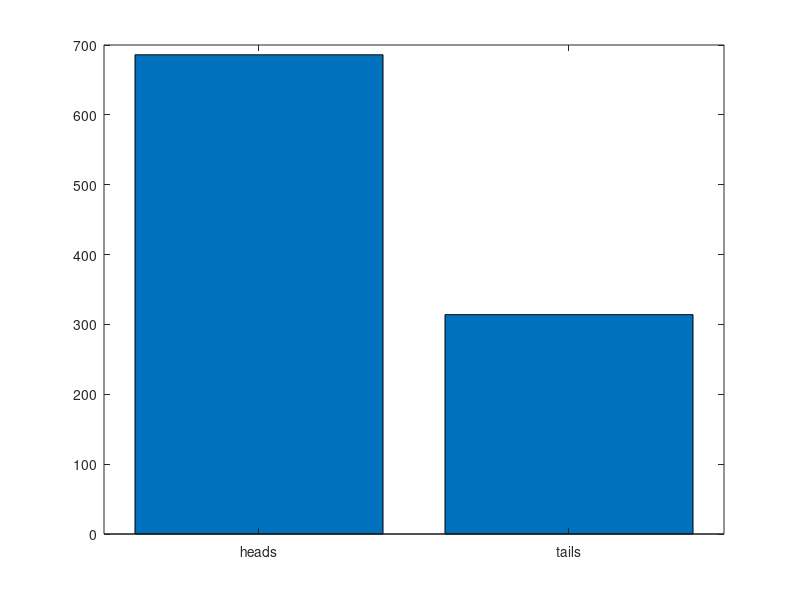

Recreate this plot in MATLAB.
heads = 0;
tails = 0;
p =  .7;       %%probability of heads
k = 1000;        %%%number of flips

for i= 1:k
  if rand <= p
      heads = heads + 1;
  else 
      tails = tails + 1;
  end
end

heads
tails

figure
bar([heads tails])
set(gca,'xticklabel',{'heads'; 'tails'})
hold;
